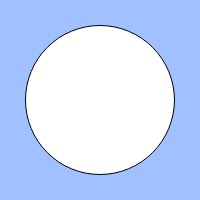
Frame 1 (no input)
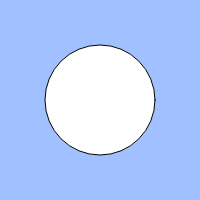
Frame 60 (no input)
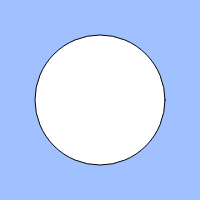
Frame 120 (the mouse pressed at the canvas centre since frame 60)

The p5.js sketch that drew these frames (run headless with seeded random() and noise() and a simulated clock; from frame 60 on, the mouse is pressed at the canvas centre):

// p5.js sketch
// ── sketch.js
// 心臓の鼓動のようなアニメーション
const cycle = 100; // 1周期のフレーム数
let count = 0; // 何フレーム目か
let size = 50;
function setup(){
  createCanvas(200, 200);
  count = 0;
}

function draw(){
  background(160, 192, 255);
  count = (count + 1) % cycle;
  if (keyIsPressed){
    count = (count + 2) % cycle;
    }
  if (count < cycle / 2){
    size = 50 + cycle - count;
  } else{
    size = 50 + count;
  }
  ellipse (width / 2, height / 2, size, size);
}
